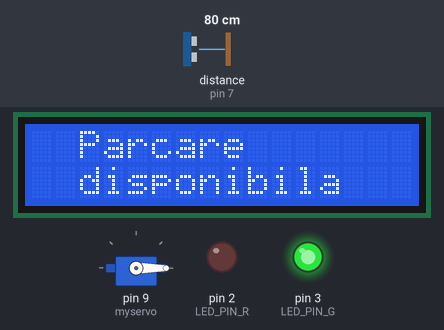
A sketch run on a simulated Arduino Uno, built with avr-gcc and run on an emulated ATmega328P. Shown: servo, 16×2 character LCD, output pins drawn as LEDs (lit = HIGH). Wiring (inferred from the names in the program): ultrasonic range finder: trigger pin 6; echo pin 7. The inputs (shaded band) are chosen by the test bench; at power-on: distance to the obstacle (sensor on pin 7) 80 cm. The echo pulse lasts 58.3 µs per cm; pins used as bus, display or sensor lines are not drawn; what the sketch prints to the serial monitor is not drawn.

Above: at 1.7 s.
1.8 s: distance to the obstacle (sensor on pin 7) set to 7 cm
4.8 s: distance to the obstacle (sensor on pin 7) set to 4 cm
At 8.8 s:
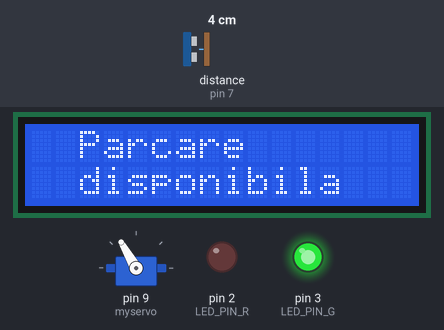
At 26.9 s:
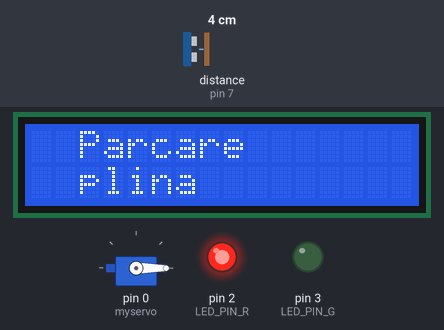
Timing chart, 0 to 27.1 s (numbered marks = the images above; inputs shaded):
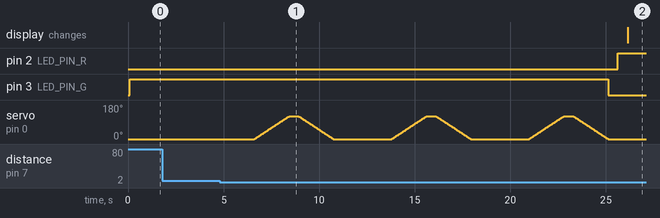

Measured:
- the behaviour switches between 6 and 5 cm on distance to the obstacle (sensor on pin 7) (found by bisection; images 0 and 1)
- after the input at 1.8 s, every drawn part: stays the same

The sketch:

project.ino
```cpp
#include <Servo.h>
#include <LiquidCrystal_I2C.h>
#include <Wire.h>
#include <NewPing.h>

#define trigPin 6
#define echoPin 7
#define LED_PIN_G 3
#define LED_PIN_R 2

Servo myservo;
LiquidCrystal_I2C lcd(0x27, 16, 2); // I2C address 0x27, 16 column and 2 rows

int pos = 0;
int cm = 0;
int numarMasini = 0;

int distanceUltra()
{
  float distance=0;
  int duration;
  digitalWrite(trigPin, LOW);
  delayMicroseconds(2);
  // Sets the trigPin on HIGH state for 10 micro seconds
  digitalWrite(trigPin, HIGH);
  delayMicroseconds(10);
  digitalWrite(trigPin, LOW);
  // Reads the echoPin, returns the sound wave travel time in microseconds
  duration = pulseIn(echoPin, HIGH);
  // Calculating the distance
  distance = duration * 0.034 / 2;
  // Prints the distance on the Serial Monitor
  return distance;
}
void setup() {
  Serial.begin(9600); ///initializeaza comunicarea
  myservo.attach(9); ///servo attached to the pin 9
  myservo.write(0);
  lcd.init();
  lcd.clear();
  lcd.backlight();

  lcd.setCursor(2, 0);
  lcd.print("Parcare");
  lcd.setCursor(2,1);
  lcd.print("disponibila");

  pinMode(trigPin,OUTPUT);
  pinMode(echoPin,INPUT);

  pinMode(LED_PIN_G, OUTPUT);
  pinMode(LED_PIN_R, OUTPUT);

  digitalWrite(LED_PIN_G, HIGH);  // Inițial, LED-ul verde este aprins
  delay(500);
}

void loop() {
  cm =distanceUltra();

  delay(1000);


  if (cm < 5) {
    Serial.print(cm);
    Serial.println("cm");

    for (pos = 0; pos <= 120; pos += 1) {
      myservo.write(pos);
      delay(15);
    }
    delay(500);

    for (pos = 120; pos >= 0; pos -= 1) {
      myservo.write(pos);
      delay(15);
    }
    delay(15);

    numarMasini++;

    // Actualizare LED-uri și mesaj pe LCD în funcție de numărul de mașini
    if (numarMasini < 3) {
      digitalWrite(LED_PIN_G, HIGH);  // LED verde aprins
      delay(500);
      digitalWrite(LED_PIN_R, LOW);    // LED roșu stins
      delay(500);
      lcd.clear();
      lcd.setCursor(2, 0);
      lcd.print("Parcare");
      lcd.setCursor(2,1);
      lcd.print("disponibila");

    } else {
      digitalWrite(LED_PIN_G, LOW);    // LED verde stins
      delay(500);
      digitalWrite(LED_PIN_R, HIGH);    // LED roșu aprins
      delay(500);
      lcd.clear();
      lcd.setCursor(2, 0);
      lcd.print("Parcare");
      lcd.setCursor(2,1);
      lcd.print("plina");
      myservo.attach(0);
    }
    Serial.println(numarMasini);
    delay(1000);
  }
}
```
